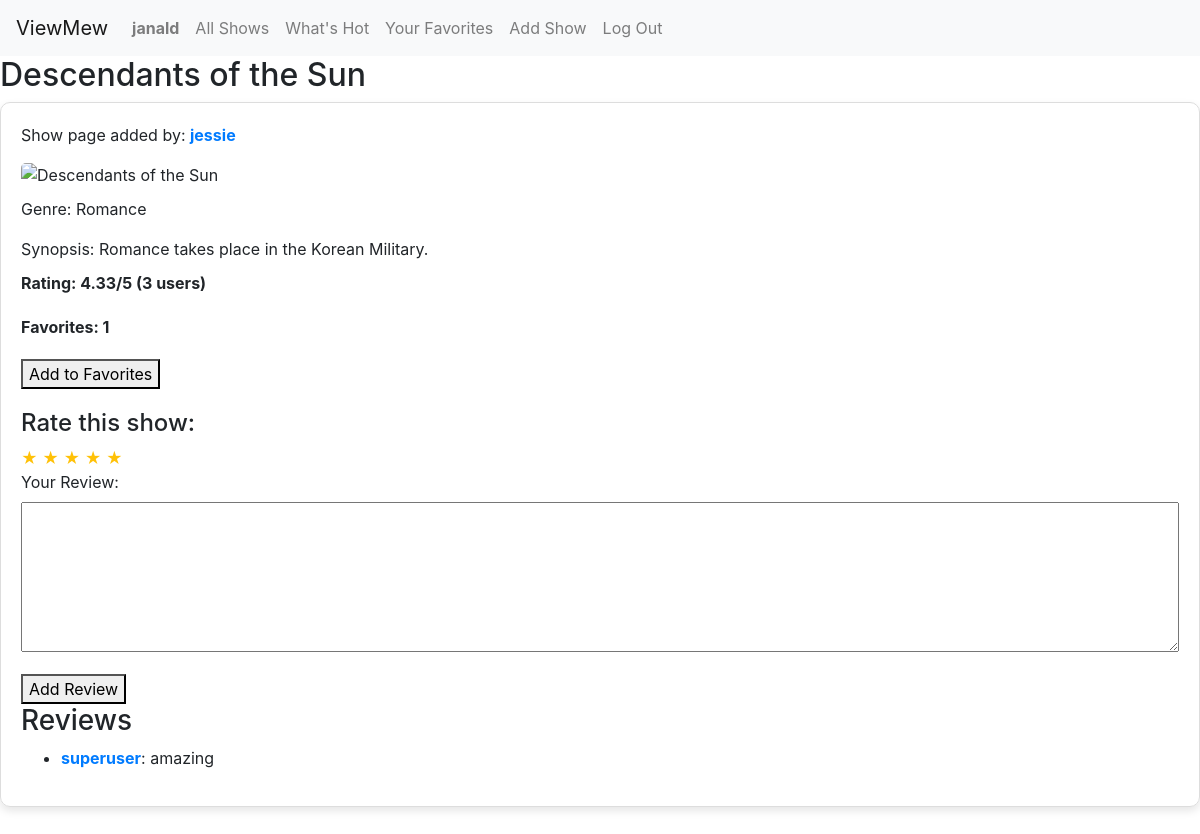
Page /show/5 (signed in) on the committed database.
### capstone/models.py (models this page shows, shortened)
class User(AbstractUser):
    favorites = models.ManyToManyField("Show", blank=True, related_name="favorited_by")

class Show(models.Model):
    creator = models.ForeignKey(User, on_delete=models.CASCADE)  # The user who created the show
    title = models.TextField()  # The title of the show
    genre = models.TextField() # The genre the show belongs to
    description = models.TextField() # The description of the show
    rating = models.ManyToManyField(User, through='Rating', related_name='rated_shows')
    favorites = models.ManyToManyField(User, related_name='liked_shows', blank=True)  # Users who favorited the show
    image_url = models.TextField()
    average_rating = models.DecimalField(max_digits=3, decimal_places=2, default=0.00)
    def update_average_rating(self):
        average = self.ratings.aggregate(Avg('stars'))['stars__avg'] or 0
        self.average_rating = round(average, 2)
        self.save()

class Review(models.Model):
    user = models.ForeignKey(User, on_delete=models.CASCADE)  # The user who created the Review
    show = models.ForeignKey(Show, on_delete=models.CASCADE)  # The show the Review belongs to
    text = models.TextField()  # The Review text
    created_at = models.DateTimeField(auto_now_add=True)  # Timestamp when the Review was created

### capstone/views.py (the view, shortened to what this page needs)
# urls.py: path("show/<int:show_id>", views.show_view, name="show_view"),
def show_view(request, show_id):
    show =  Show.objects.get(pk=show_id)
    reviews = Review.objects.filter(show=show).order_by("-created_at")
    review_form = ReviewForm()
    is_in_favorites = show in request.user.favorites.all() if request.user.is_authenticated else False
    show.update_average_rating()
    total_ratings = show.ratings.count()
    return render(request, "capstone/show_page.html", {
        "show": show,
        "reviews": reviews,
        "review_form": review_form,
        "is_in_favorites": is_in_favorites,
        "average_rating": show.average_rating,
        "total_ratings": total_ratings
    })

### capstone/forms.py
class ReviewForm(forms.ModelForm):
    class Meta:
        model = Review
        fields = ['text']
        labels = {
            'text': 'Your Review:',  # Set a custom label for the 'text' field
        }

### capstone/templates/capstone/show_page.html (shortened to what this page needs)
{% extends "capstone/layout.html" %}
{% load static %}
{% block body %}
    <h2>{{ show.title }}</h2>
    <div class="show" data-show-id="{{ show.id }}">
        <div class="show-creator">
            <p>Show page added by: <a href="{% url 'profile' show.creator.username %}"><strong>{{ show.creator.username }}</strong></a></p>
        </div>
        <div class="show-image">
            <img src="{{ show.image_url }}" alt="{{ show.title }}" width="10" height="5">
        </div>
        <div class="show-genre">
            <p>Genre: {{ show.genre }}</p>
        </div>
        <div class="show-description">
            <p>Synopsis: <span class="synopsis-text">{{ show.description }}</span></p>
        </div>
        <div class="show-rating">
            <p>Rating: {{ show.average_rating }}/5 ({{ total_ratings }} users)</p>
        </div>
        <div class="show-favorites">
            <p>Favorites: {{ show.favorites.count }}</p>
        </div>
        {% if user.is_authenticated %}
            <form method="post" action="{% url 'show_view' show.id %}">
                <button type="submit" name="favorites_submit">
                    {% if is_in_favorites %}Remove from Favorites{% else %}Add to Favorites{% endif %}
                </button>
            </form>
            <form id="rating-form" action="{% url 'rate_show' show.id %}" method="post">
                <h4>Rate this show:</h4>
                <div class="star-rating">
                    <span class="star" data-rating="1">&#9733;</span>
                    <span class="star" data-rating="2">&#9733;</span>
                    <span class="star" data-rating="3">&#9733;</span>
                    <span class="star" data-rating="4">&#9733;</span>
                    <span class="star" data-rating="5">&#9733;</span>
                </div>
            </form>
            <form id="review_form" method="post" action="{% url 'show_view' show.id %}">
                {{ review_form.as_p }}
                <button type="submit" name="review_form_submit">Add Review</button>
            </form>
        {% endif %}
        <h3>Reviews</h3>
        <ul>
            {% for review in reviews %}
                <li><a href="{% url 'profile' review.user.username %}"><strong>{{ review.user.username }}</strong></a>: {{ review.text }}</li>
            {% empty %}
                <p>No reviews yet.</p>
            {% endfor %}
        </ul>
    </div>
{% endblock %}

### capstone/templates/capstone/layout.html (shortened to what this page needs)
{% load static %}
<!DOCTYPE html>
<html lang="en">
    <head>
        <link rel="stylesheet" href="https://stackpath.bootstrapcdn.com/bootstrap/4.4.1/css/bootstrap.min.css">
        <link href="{% static 'capstone/styles.css' %}" rel="stylesheet">
    </head>
    <body>
        <nav class="navbar navbar-expand-lg navbar-light bg-light">
            <a class="navbar-brand" href="#">ViewMew</a>
            <div>
              <ul class="navbar-nav mr-auto">
                {% if user.is_authenticated %}
                    <li class="nav-item">
                        <a class="nav-link" href="{% url 'profile' user.username %}"><strong>{{ user.username }}</strong></a>
                    </li>
                {% endif %}
                <li class="nav-item">
                  <a class="nav-link" href="{% url 'index' %}">All Shows</a>
                </li>
                <li class="nav-item">
                    <a class="nav-link" href="{% url 'recommendations' %}">What's Hot</a>
                </li>
                {% if user.is_authenticated %}
                    <li class="nav-item">
                        <a class="nav-link" href="{% url 'favorites' %}">Your Favorites</a>
                    </li>
                    <li class="nav-item">
                        <a class="nav-link" id="add-show" href="{% url 'new_show' %}">Add Show</a>
                    </li>
                    <li class="nav-item">
                        <a class="nav-link" href="{% url 'logout' %}">Log Out</a>
                    </li>
                {% endif %}
              </ul>
            </div>
        </nav>
        <div class="body">
            {% block body %}
            {% endblock %}
        </div>
    </body>
</html>

### capstone/static/capstone/styles.css (style rules this page uses)
.star { cursor: pointer; color: #ffc107; transition: color 0.2s; }
.show { border: 1px solid #ddd; border-radius: 10px; padding: 20px; margin-bottom: 30px; box-shadow: 0 4px 8px rgba(0, 0, 0, 0.1); }
.show-image img { width: 100%; height: auto; max-width: min(100%, 500px); max-height: 100%; border-radius: 5px; margin-bottom: 10px; }
.show-description p { margin-bottom: 10px; }
#rating-form { margin-top: 20px; }
.show-rating p, .show-favorites p { margin-bottom: 20px; font-weight: bold; }
#id_text { width: 100%; height: 150px; resize: vertical; }

### rows in the picture
User: username "janald"
Show: title "Descendants of the Sun", creator.username "jessie", genre "Romance", description "Romance takes place in the Korean Military.", average_rating "4.33", favorites.count "1"
Review: user.username "superuser", text "amazing"

### other values in the picture
{{ total_ratings }} "3"
